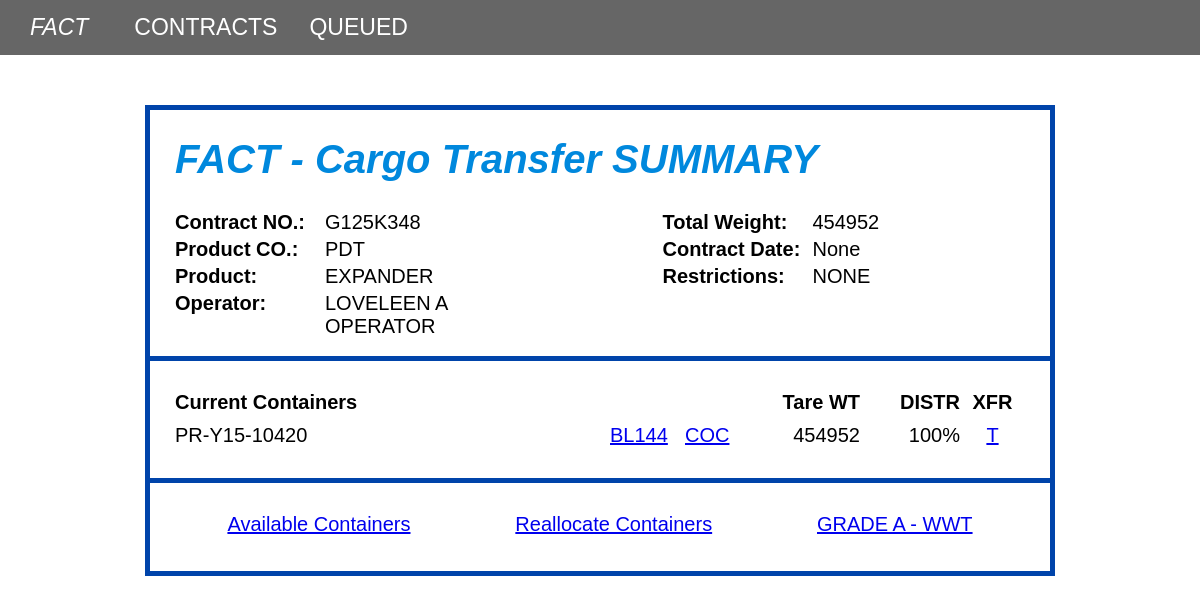
Before: /contract/4/ with the older database file.
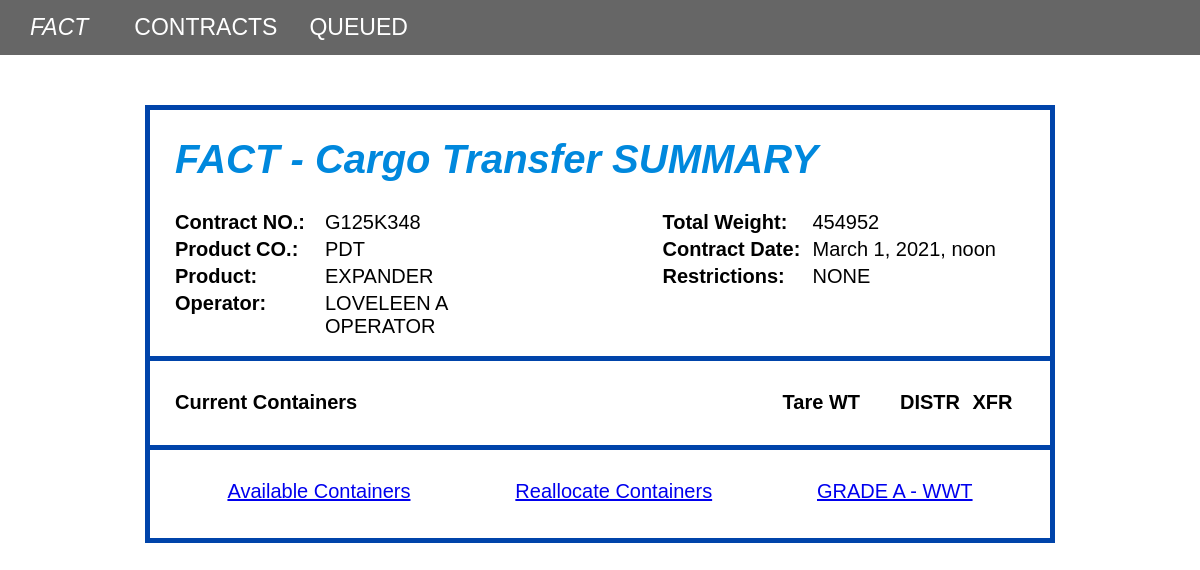
After: the same page with the newer database file.
### contracts/models.py (models this page shows, shortened)
class Contract(models.Model):
    contract_number = models.CharField(max_length=10)
    company_code = models.CharField(max_length=3)
    product = models.CharField(max_length=25)
    operator = models.CharField(max_length=50)
    total_weight = models.PositiveIntegerField()
    contract_date = models.DateTimeField(default=timezone.now)
    restrictions = models.CharField(max_length=20)
    curr_containers = models.JSONField()
    pend_containers = models.JSONField(null=True, blank=True)
    contract_date_updated_at = models.DateTimeField(auto_now=True)

### pages/views.py (the view)
# urls.py: path("contract/<int:pk>/", ContractDetailView.as_view(), name="contract_detail"),
class ContractDetailView(DetailView):
    model = Contract
    template_name = 'summary.html'

### templates/summary.html (shortened to what this page needs)
{% extends 'base.html' %}
{% block content %}
  <div id="__pending">
    <h1 id="title">FACT - Cargo Transfer SUMMARY</h1>
    <section id="contract-info">
      <div class="info-field">
        <p><b>Contract NO.:</b></p>
        <p>{{ contract.contract_number }}</p>
      </div>
      <div class="info-field">
        <p><b>Total Weight:</b></p>
        <p>{{ contract.total_weight }}</p>
      </div>
      <div class="info-field">
        <p><b>Product CO.:</b></p>
        <p>{{ contract.company_code }}</p>
      </div>
      <div class="info-field">
        <p><b>Contract Date:</b></p>
        <p>{{ contract.contract_date }}</p>
      </div>
      <div class="info-field">
        <p><b>Product:</b></p>
        <p>{{ contract.product }}</p>
      </div>
      <div class="info-field">
        <p><b>Restrictions:</b></p>
        <p>{{contract.restrictions}}</p>
      </div>
      <div class="info-field">
        <p><b>Operator:</b></p>
        <p>{{ contract.operator }}</p>
      </div>
    </section>
    <div class="border-line"></div>
    <section id="current-containers">
      <div id="current-containers-parts">
        <div class="container-headers">
          <p><b>Current Containers</b></p>
          <p></p>
          <p></p>
          <p class="align-end"><b>Tare WT</b></p>
          <p class="align-end"><b>DISTR</b></p>
          <p class="align-center"><b>XFR</b></p>
        </div>
        {% for container in contract.curr_containers %}
        {% if not contract.pend_containers %}
        <div class="container-info" >
          <p>{{ container.container }}</p>
          <p><a href="#">BL144</a></p>
          <p><a href="#">COC</a></p>
          <p class="align-end">{{ container.weight }}</p>
          <p class="align-end">100%</p>
          <p class="align-center">
            <a href="{% url 'queue' contract.id container.container|urlencode:"" %}">T</a>
          </p>
        </div>
        {% endif %}
        {% endfor %}
    </div>
  </section>
  <div class="border-line"></div>
  <section id="hyperlinks">
    <p class="align-center"><a href="{% url 'containers' %}">Available Containers</a></p>
    <p class="align-center"><a href="#">Reallocate Containers</a></p>
    <p class="align-center"><a href="{% url 'grade_a'  %}">GRADE A - WWT</a></p>
  </section>
</div>
{% endblock content %}

Changed rows visible on the page:
changed Contract "PDT": contract_date "None" → "March 1, 2021, noon"
Other visible differences:
list line gone: "PR-Y15-10420 BL144 COC 454952 100% T"
